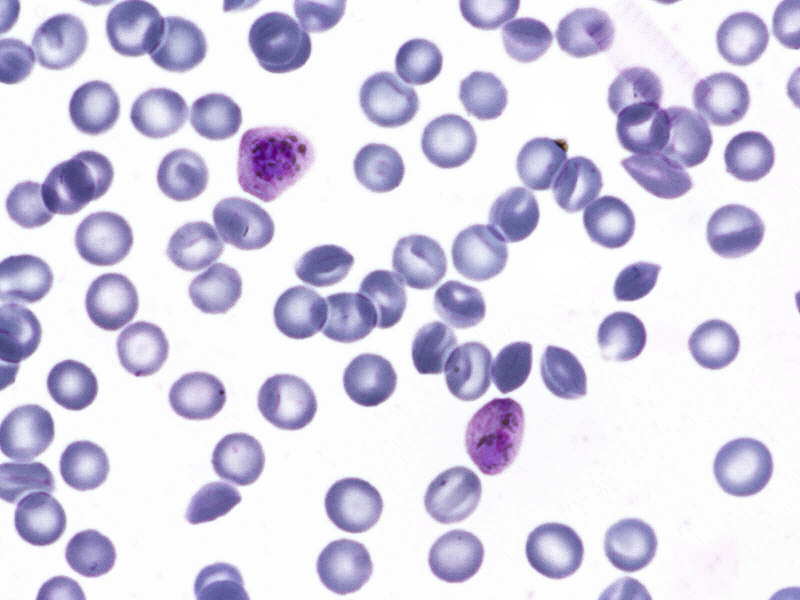
#> input picture app/samples/healthy_sample.jpg, 1600 x 1200 px (shown at 1/2 size)
$ python preprocess.py --input_dir ../../app/samples
#> lines starting #> are read from the running program, lines starting #| are printed output that depends on the picture
#> in preprocess_image, image is the input picture: shape (1200, 1600, 3); mean B, G, R 230.6, 212.9, 216.6
"""
preprocess.py — OpenCV-based image preprocessing for malaria blood smear images.

Key operations:
  1. **Stain normalisation (Macenko method)** — Giemsa staining intensity varies
     between labs and slides. Normalising to a reference image reduces this
     domain shift so the model generalises better across different microscope setups.
  2. **Adaptive resizing** — YOLO expects square inputs (640×640 by default).
     We resize with padding to preserve aspect ratio instead of naive stretching,
     which would distort cell morphology.
  3. **CLAHE contrast enhancement** — Improves visibility of faint ring-stage
     parasites that are translucent under light microscopy.

Usage:
    # Process a whole directory
    python -m src.preprocessing.preprocess \
        --input_dir data/raw/malaria/images \
        --output_dir data/processed \
        --target_size 640 \
        --normalize_stain

    # Process a single image (from code)
    from src.preprocessing.preprocess import preprocess_image
    result = preprocess_image("slide_001.png", target_size=640, normalize_stain=True)
"""

import argparse
from pathlib import Path
from typing import Optional, Tuple

import cv2
import numpy as np
from tqdm import tqdm


# ---------------------------------------------------------------------------
# Stain Normalisation (Macenko-inspired, simplified for competition speed)
# ---------------------------------------------------------------------------
# Reference statistics for a "standard" Giemsa-stained blood smear.
# These were computed from the BBBC041 training set median image.
# If you have a specific reference image, replace these with values from
# compute_reference_statistics().
_REF_MEAN = np.array([148.60, 122.45, 149.20], dtype=np.float64)
_REF_STD = np.array([41.50, 49.80, 38.70], dtype=np.float64)


# [84 lines left out: functions compute_reference_statistics, normalize_stain, enhance_contrast, not called in this run]


# ---------------------------------------------------------------------------
# Resize with Aspect-Ratio-Preserving Padding (Letterbox)
# ---------------------------------------------------------------------------
def resize_with_padding(
    image: np.ndarray,
    target_size: int = 640,
    pad_color: Tuple[int, int, int] = (114, 114, 114),
) -> np.ndarray:
    """Resize image to target_size×target_size with letterbox padding.

    Why letterbox instead of naive resize? Stretching distorts cell
    morphology and changes the apparent size of parasites, which hurts
    both training and inference. The grey padding (114,114,114) is the
    Ultralytics default and produces neutral activations in early conv layers.

    Args:
        image: Input image (any size, BGR or RGB).
        target_size: Square output dimension.
        pad_color: RGB fill colour for padding bars.

    Returns:
        Padded, resized image of shape (target_size, target_size, 3).
    """
#> called with target_size = 640, pad_color = (114, 114, 114)
    h, w = image.shape[:2]
#> h = 1200; w = 1600
    scale = min(target_size / h, target_size / w)
#> scale = 0.4
    new_w, new_h = int(w * scale), int(h * scale)
#> new_w = 640; new_h = 480

    resized = cv2.resize(image, (new_w, new_h), interpolation=cv2.INTER_LINEAR)
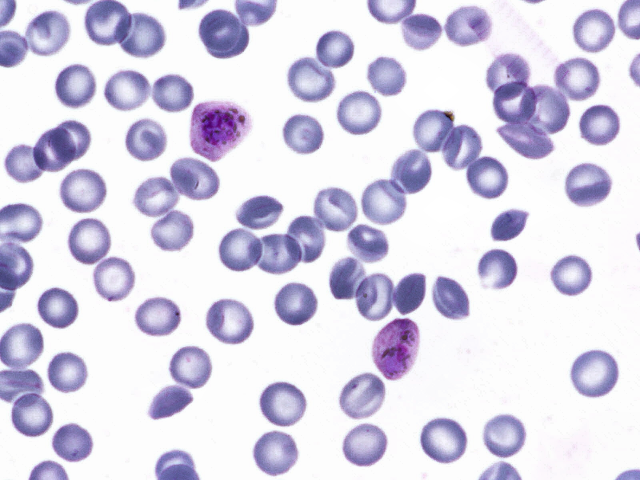
#> resized: shape (480, 640, 3); mean B, G, R 230.5, 212.8, 216.6

    # Create padded canvas
    canvas = np.full((target_size, target_size, 3), pad_color, dtype=np.uint8)
    y_offset = (target_size - new_h) // 2
#> y_offset = 80
    x_offset = (target_size - new_w) // 2
#> x_offset = 0
    canvas[y_offset : y_offset + new_h, x_offset : x_offset + new_w] = resized
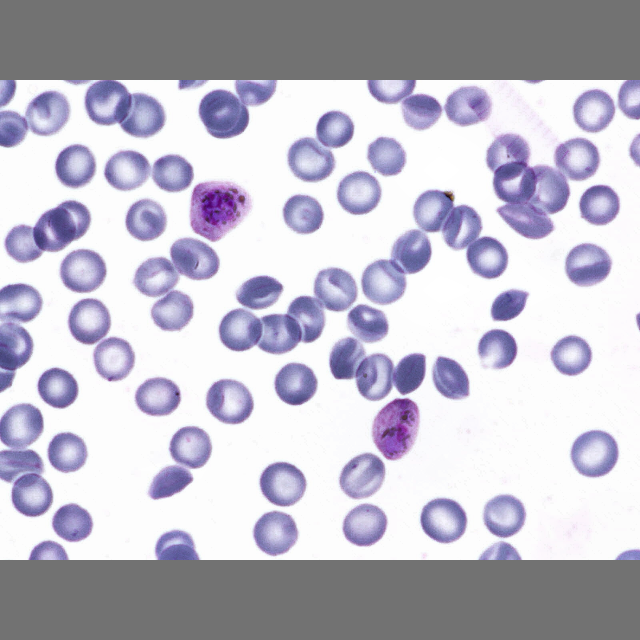
#> canvas: shape (640, 640, 3); mean B, G, R 201.4, 188.1, 190.9

    return canvas


# ---------------------------------------------------------------------------
# Combined Preprocessing Pipeline
# ---------------------------------------------------------------------------
def preprocess_image(
    image_path: str,
    target_size: int = 640,
    apply_stain_norm: bool = True,
    apply_clahe: bool = True,
) -> np.ndarray:
    """Full preprocessing pipeline for a single image.

    Applies (in order):
        1. Stain normalisation (optional)
        2. CLAHE contrast enhancement (optional)
        3. Letterbox resize to target_size

    Args:
        image_path: Path to the input image.
        target_size: Output square dimension.
        apply_stain_norm: Whether to run stain normalisation.
        apply_clahe: Whether to run CLAHE contrast enhancement.

    Returns:
        Preprocessed image as a numpy array (BGR, uint8).

    Raises:
        FileNotFoundError: If image_path does not exist.
        ValueError: If the image cannot be decoded (corrupt file).
    """
    path = Path(image_path)
    if not path.exists():
        raise FileNotFoundError(f"Image not found: {path}")

    image = cv2.imread(str(path))
    if image is None:
        raise ValueError(f"Could not decode image: {path}")

    if apply_stain_norm:
        image = normalize_stain(image)

    if apply_clahe:
        image = enhance_contrast(image)

    image = resize_with_padding(image, target_size)

    return image


def preprocess_directory(
    input_dir: str,
    output_dir: str,
    target_size: int = 640,
    apply_stain_norm: bool = True,
    apply_clahe: bool = True,
) -> None:
    """Batch-preprocess all images in a directory.

    Processed images are saved with the same filename in output_dir.
    """
    input_path = Path(input_dir)
    output_path = Path(output_dir)
    output_path.mkdir(parents=True, exist_ok=True)

    image_extensions = {".png", ".jpg", ".jpeg", ".tif", ".tiff", ".bmp"}
    image_files = [
        f for f in input_path.iterdir()
        if f.suffix.lower() in image_extensions
    ]

    if not image_files:
        print(f"No images found in {input_path}")
        return

    print(f"Preprocessing {len(image_files)} images ...")
    for img_file in tqdm(image_files, desc="Preprocessing"):
        try:
            result = preprocess_image(
                str(img_file), target_size, apply_stain_norm, apply_clahe
            )
            cv2.imwrite(str(output_path / img_file.name), result)
        except (ValueError, FileNotFoundError) as e:
            print(f"  SKIPPED {img_file.name}: {e}")

    print(f"Done. Output saved to {output_path}")


# ---------------------------------------------------------------------------
# CLI entry point
# ---------------------------------------------------------------------------
def parse_args() -> argparse.Namespace:
    parser = argparse.ArgumentParser(
        description="Preprocess blood smear images (stain normalisation, CLAHE, resize)."
    )
    parser.add_argument(
        "--input_dir",
        type=str,
        required=True,
        help="Directory containing raw images.",
    )
    parser.add_argument(
        "--output_dir",
        type=str,
        default="data/processed",
        help="Output directory for preprocessed images (default: data/processed).",
    )
    parser.add_argument(
        "--target_size",
        type=int,
        default=640,
        help="Target square image size (default: 640).",
    )
    parser.add_argument(
        "--normalize_stain",
        action="store_true",
        default=False,
        help="Apply stain normalisation.",
    )
    parser.add_argument(
        "--apply_clahe",
        action="store_true",
        default=False,
        help="Apply CLAHE contrast enhancement.",
    )
    return parser.parse_args()


if __name__ == "__main__":
    args = parse_args()
    preprocess_directory(
        input_dir=args.input_dir,
        output_dir=args.output_dir,
        target_size=args.target_size,
        apply_stain_norm=args.normalize_stain,
        apply_clahe=args.apply_clahe,
    )
